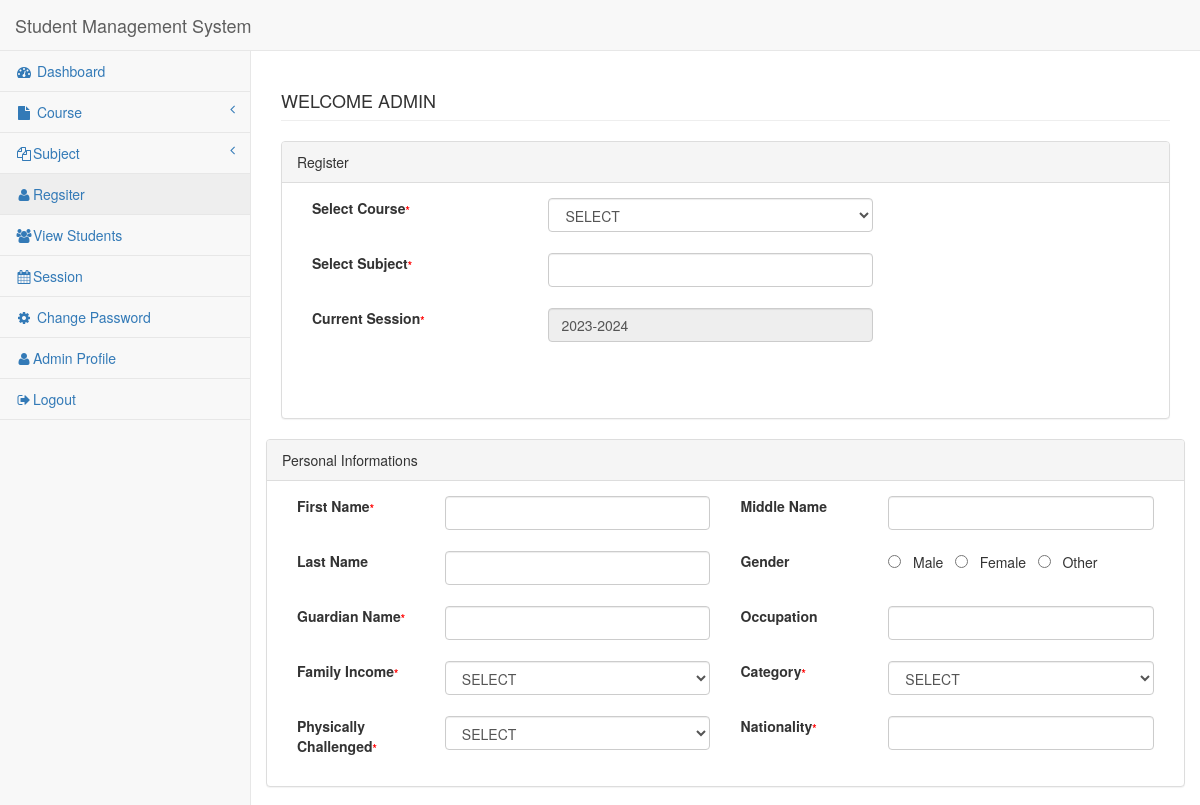
The app's page /register.php (signed in, upper part), older data.
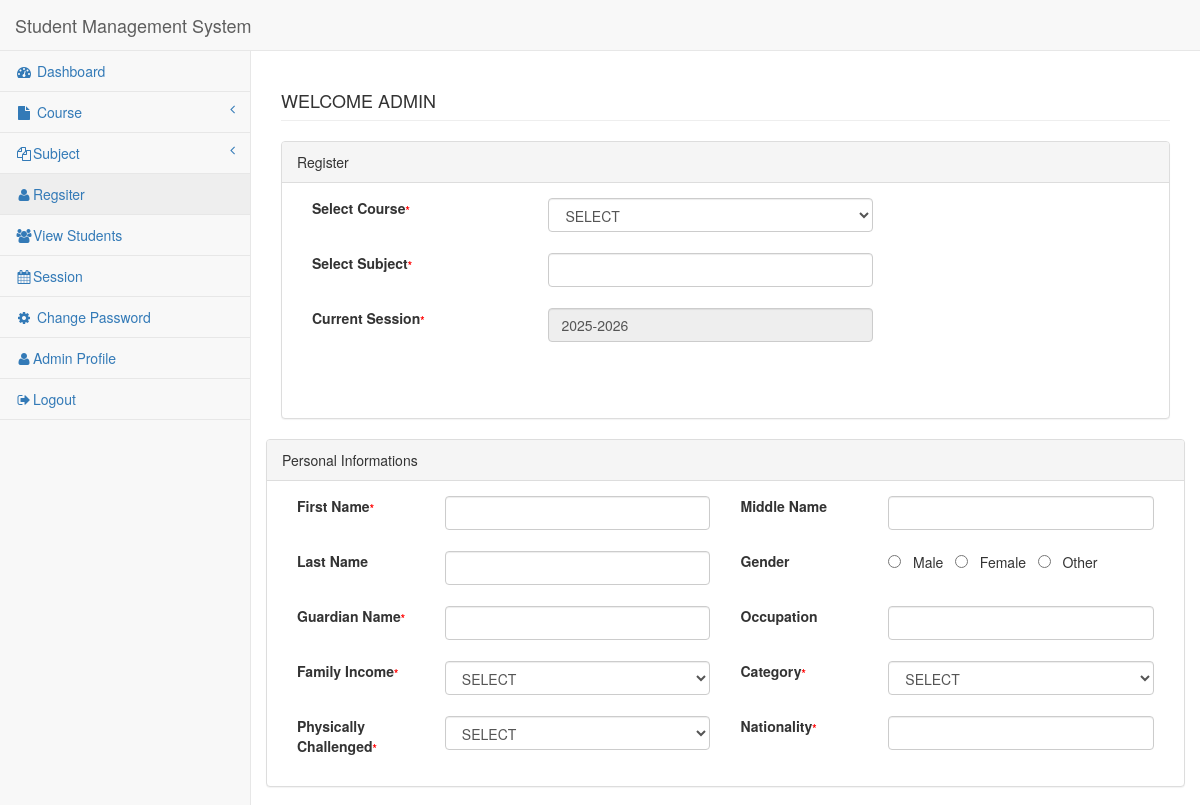
The same page, newer data.
### tables this page shows
CREATE TABLE `session` (
  `id` int(11) NOT NULL,
  `session` varchar(50) NOT NULL,
  `postingdate` date NOT NULL,
  `status` int(11) NOT NULL
);

### register.php (the view, shortened to what this page needs)
<?php session_start();
include('includes/dbconnection.php');
if (strlen($_SESSION['aid']==0)) {
  header('location:logout.php');
  } else{
?>
<!DOCTYPE html>
<html lang="en">
<head>
<link href="bower_components/bootstrap/dist/css/bootstrap.min.css" rel="stylesheet">
<link href="bower_components/metisMenu/dist/metisMenu.min.css" rel="stylesheet">
<link href="dist/css/sb-admin-2.css" rel="stylesheet">
<link href="bower_components/font-awesome/css/font-awesome.min.css" rel="stylesheet" type="text/css">
</head>
<body>
<form method="post" >
	<div id="wrapper">
	<?php include('leftbar.php');?>
		<div id="page-wrapper">
			<div class="row">
				<div class="col-lg-12">
					<h4 class="page-header"> <?php echo strtoupper("welcome"." ".htmlentities($_SESSION['login']));?></h4>
				</div>
			</div>
			<div class="row">
			<div class="col-lg-12">
			<div class="panel panel-default">
			<div class="panel-heading">Register</div>
			<div class="panel-body">
			<div class="row">
			<div class="col-lg-10">
			<div class="form-group">
		    <div class="col-lg-4">
			<label>Select Course<span id="" style="font-size:11px;color:red">*</span>	</label>
			</div>
			<div class="col-lg-6">
<select class="form-control" name="course-short" id="cshort"  onchange="showSub(this.value)" required="required" >
<option VALUE="">SELECT</option>
<?php $query=mysqli_query($con,"select * from tbl_course");
while($res=mysqli_fetch_array($query)){ ?>
                        <option VALUE="<?php echo htmlentities($res['cid']);?>"><?php echo htmlentities($res['cshort']."-".$res['cfull'])?></option>
                    <?php } ?>   </select>
										</div>
										</div>
								<br><br>
		<div class="form-group">
		<div class="col-lg-4">
		<label>Select Subject<span id="" style="font-size:11px;color:red">*</span></label>
		</div>
		<div class="col-lg-6">
 <input class="form-control" name="c-full"  id="c-full" required>
	</div>
	 </div>
	 <br><br>
			<div class="form-group">
		<div class="col-lg-4">
		<label>Current  Session<span id="" style="font-size:11px;color:red">*</span></label>
		</div>
		<div class="col-lg-6">
		 <?php $query=mysqli_query($con,"SELECT * FROM `session` where status=1");
            while($res=mysqli_fetch_array($query)){?>
	   <input class="form-control" name="session" value="<?php echo htmlentities($res['session']);?>" readonly>
	<?php } ?>
	 </div>
	 <br><br>
	</div>
	<br><br>
				</div>
					</div>
							</div>
						</div>
					</div>
			<div class="row">
			<div class="col-lg-12">
			<div class="panel panel-default">
			<div class="panel-heading">Personal Informations</div>
			<div class="panel-body">
			<div class="row">
			<div class="col-lg-12">
			<div class="form-group">
		    <div class="col-lg-2">
			<label>First Name<span id="" style="font-size:11px;color:red">*</span>	</label>
			</div>
			<div class="col-lg-4">
			<input class="form-control" name="fname" required="required" pattern="[A-Za-z]+$">
			</div>
			 <div class="col-lg-2">
			<label>Middle Name</label>
			</div>
			<div class="col-lg-4">
			<input class="form-control" name="mname">
			</div>
			</div>
			<br><br>
		<div class="form-group">
		    <div class="col-lg-2">
			<label>Last Name</label>
			</div>
			<div class="col-lg-4">
			<input class="form-control" name="lname" pattern="[A-Za-z]+$">
			</div>
			 <div class="col-lg-2">
			<label>Gender</label>
			</div>
			<div class="col-lg-4">
		 <input type="radio" name="gender" id="male" value="Male"> &nbsp; Male &nbsp;
		 <input type="radio" name="gender" id="female" value="feale"> &nbsp; Female &nbsp;
		 <input type="radio" name="gender" id="other" value="other"> &nbsp; Other &nbsp;
			</div>
			</div>
	<br><br>
		     <div class="form-group">
			 <div class="col-lg-2">
			<label>Guardian Name<span id="" style="font-size:11px;color:red">*</span>	</label>
			</div>
			<div class="col-lg-4">
			<input class="form-control" name="gname" required="required">
			</div>
			 <div class="col-lg-2">
			<label>Occupation</label>
			</div>
			<div class="col-lg-4">
			<input class="form-control" name="ocp" id="ocp">
			</div>
			</div>
			<br><br>
		     <div class="form-group">
			 <div class="col-lg-2">
			<label>Family Income<span id="" style="font-size:11px;color:red">*</span></label>
			</div>
			<div class="col-lg-4">
			<select class="form-control" name="income"  id="income"required="required" >
        <option VALUE="">SELECT</option>
       </select>
			</div>
			 <div class="col-lg-2">
			<label>Category<span id="" style="font-size:11px;color:red">*</span></label>
			</div>
			<div class="col-lg-4">
			<select class="form-control" name="category"  id="category" required="required" >
        <option VALUE="">SELECT</option>
       </select>
			</div>
			</div>
			<br><br>
		     <div class="form-group">
			 <div class="col-lg-2">
			<label>Physically Challenged<span id="" style="font-size:11px;color:red">*</span></label>
			</div>
			<div class="col-lg-4">
			<select class="form-control" name="ph"  id="ph"required="required" >
        <option VALUE="">SELECT</option>
       </select>
			</div>
			 <div class="col-lg-2">
			<label>Nationality<span id="" style="font-size:11px;color:red">*</span></label>
			</div>
			<div class="col-lg-4">
			<input class="form-control" name="nation" id="nation">
			</div>
			</div>
			<br><br>
			</div>
			<br><br>
		</div>
      	</div>
		</div>
	</form>
</body>
</html>
<?php } ?>

### leftbar.php (shortened to what this page needs)
<nav class="navbar navbar-default navbar-static-top" role="navigation"
			style="margin-bottom: 0">
			<div class="navbar-header">
				<a class="navbar-brand" href="index.html">Student Management System</a>
			</div>
						 <div class="navbar-default sidebar" role="navigation">
                <div class="sidebar-nav navbar-collapse">
                    <ul class="nav" id="side-menu">
                        <li>
                   <a href="dashboard.php"><i class="fa fa-dashboard fa-fw"></i> Dashboard</a>
                        </li>
                        <li>
                            <a href="#"><i class="fa fa-file fa-fw"></i> Course<span class="fa arrow"></span></a>
                            </li>
                 <li>
                            <a href="#"><i class="fa fa-files-o fa-fw"></i>Subject<span class="fa arrow"></span></a>
                        </li>
                   <li>
                            <a href="register.php"><i class="fa fa-user fa-fw"></i>Regsiter</a>
                  </li>
                   <li>
                            <a href="manage-students.php"><i class="fa fa-users fa-fw"></i>View Students</a>
                  </li>
                   <li>
                            <a href="session.php"><i class="fa fa-calendar fa-fw"></i>Session</a>
                  </li>
                        <li>
                   <a href="change-password.php"><i class="fa fa-cog fa-fw"></i> Change Password</a>
                        </li>
                 <li>
                   <a href="admin-profile.php"><i class="fa fa-user fa-fw"></i>Admin Profile</a>
                        </li>
                   <li>
                            <a href="logout.php"><i class="fa fa-sign-out fa-fw"></i>Logout</a>
                  </li>
                  </ul>
                </div>
            </div>
        </nav>

Row changes from the older to the newer data that the page shows:
no longer on this page (row edited): session: session "2023-2024"
now on this page (row edited): session: session "2025-2026"
